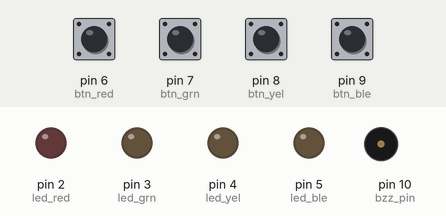
This sketch was run on a simulated Arduino Uno, built with avr-gcc and run on an emulated ATmega328P. Parts: output pins drawn as LEDs (lit = HIGH), buzzer (waves = sounding). Dashed ring = blinking. Inputs (shaded band) come from the test bench; at power-on: pin 6 (btn_red), pin 7 (btn_grn), pin 8 (btn_yel), pin 9 (btn_ble) LOW. Random numbers use the default seed unless the sketch sets one; what the sketch prints to the serial monitor is not drawn.

Above: at 2.8 s.
2.9 s: pin 6 (btn_red) pulled HIGH for 0.15 s
At 3.0 s:
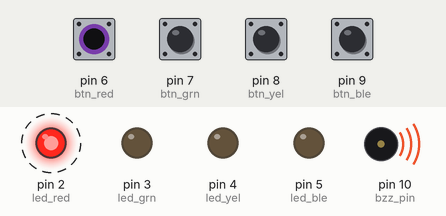
At 3.8 s:
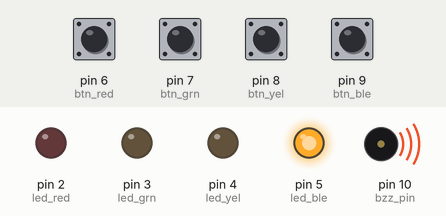
5.9 s: pin 7 (btn_grn) pulled HIGH for 0.15 s
At 9.7 s:
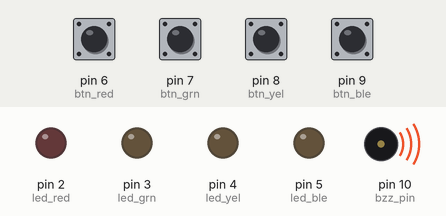
Timing chart, 0 to 14.9 s (numbered marks = the images above; inputs shaded):
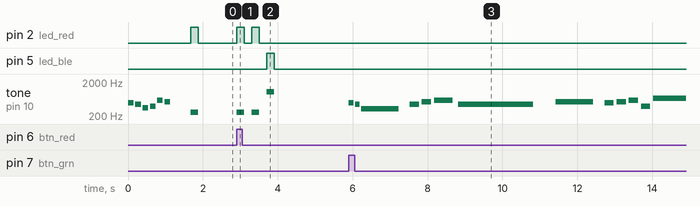

Measured:
- after the input at 2.9 s, pin 2 (led_red): alternates HIGH for 0.20 s and LOW for 0.20 s, 4 changes in all, then stays LOW, starting at once; pin 5 (led_ble): LOW → HIGH after 0.80 s, → LOW 0.20 s later; tone on pin 10 (bzz_pin): plays 262 Hz for 0.20 s, 262 Hz for 0.20 s, 1047 Hz for 0.20 s, starting at once
- by itself, tone on pin 10 (bzz_pin): plays 494 Hz for 0.15 s, 440 Hz for 0.15 s, 349 Hz for 0.15 s, 392 Hz for 0.15 s, 587 Hz for 0.15 s, 523 Hz for 0.15 s … (7 notes in this stretch)

The sketch:

genius-estrela.ino
```cpp
unsigned long millisANT = millis();
unsigned long millisATUAL = millis();

const int seq_size = 20;
int cor[20];

const int led_red = 2;
const int led_grn = 3;
const int led_yel = 4;
const int led_ble = 5;

const int btn_red = 6;
const int btn_grn = 7;
const int btn_yel = 8;
const int btn_ble = 9;

const int bzz_pin = 10;

#define red_sound 262
#define grn_sound 523
#define yel_sound 784
#define ble_sound 1047

void setup(){
    Serial.begin(9600);
    pinMode(led_red, OUTPUT);
    pinMode(led_grn, OUTPUT);
    pinMode(led_yel, OUTPUT);
    pinMode(led_ble, OUTPUT);
  	pinMode(bzz_pin, OUTPUT);
  	digitalWrite(bzz_pin, LOW);
    pinMode(btn_red, INPUT);
    pinMode(btn_grn, INPUT);
    pinMode(btn_yel, INPUT);
    pinMode(btn_ble, INPUT);
}

void init_sound() {
  const int melody[] = {494, 440, 349, 392, 587, 523};
  const int duration = 150;

  for (int i = 0; i < 6; i++) {
    tone(bzz_pin, melody[i], duration);
    delay(duration * 1.3);
  }

  noTone(bzz_pin);
}

void loss_sound() {
  const int melody[] = {
    494, 440, 330, 440, 523, 587,
    440, 523, 494, 523, 587, 392, 659
  };

  const int durations[] = {
    125, 125, 1000, 250, 250, 500,
    2000, 1000, 250, 250, 250, 250, 1000
  };

  const int numNotes = 13;

  for (int i = 0; i < numNotes; i++) {
    tone(bzz_pin, melody[i], durations[i]);
    delay(durations[i] * 1.3);
  }

  noTone(bzz_pin);
}

void ger_seq(){
  	randomSeed(analogRead(0));
    for (int i = 0; i < seq_size; i++){
        cor[i] = random(2,6);
    }
}

int read_btn(int btn_pin){
    millisATUAL = millis();
        while(millisATUAL - millisANT <= 10000){
            millisATUAL = millis();
            if (digitalRead(btn_pin)){
                Serial.print("ACERTO");
                return 1;
            }
            else if(
                btn_pin != btn_red && digitalRead(btn_red) ||
                btn_pin != btn_grn && digitalRead(btn_grn) ||
                btn_pin != btn_yel && digitalRead(btn_yel) ||
                btn_pin != btn_ble && digitalRead(btn_ble)
            ){
                Serial.print("ERRO\n");
                return 0;
            }
        }
    return 0;
}

int print_seq(int fim){
    for (int i = 0; i < fim; i++){
        Serial.print(i);
        Serial.print(": ");
        int valor = cor[i];
      	switch (valor) {
          case 2:
            tone(bzz_pin, red_sound, 200);
            break;
          case 3:
            tone(bzz_pin, grn_sound, 200);
            break;
          case 4:
            tone(bzz_pin, yel_sound, 200);
            break;
          case 5:
            tone(bzz_pin, ble_sound, 200);
            break;
          default:
            tone(bzz_pin, 131, 500);
            break;
        }
        digitalWrite(valor, HIGH);
      	delay(200);
        Serial.print(cor[i]);
      	Serial.print("\n");
        digitalWrite(valor, LOW);
      	delay(200);
    }
    for (int i = 0; i < fim; i++){
        Serial.print(i);
        Serial.print(": ");
        int valor = cor[i];
      	millisANT = millis();
        switch (valor) {
          case 2:
            if(!read_btn(btn_red)){
                return 0;
            }
            else{
                tone(bzz_pin, red_sound, 200);
            }
            break;
          case 3:
            if(!read_btn(btn_grn)){
                return 0;
            }
            else{
                tone(bzz_pin, grn_sound, 200);
            }
            break;
          case 4:
            if(!read_btn(btn_yel)){
                return 0;
            }
            else{
                tone(bzz_pin, yel_sound, 200);
            }
            break;
          case 5:
            if(!read_btn(btn_ble)){
                return 0;
            }
            else{
                tone(bzz_pin, ble_sound, 200);
            }
            break;
          default:
            tone(bzz_pin, 131, 500);
            break;
        }
        digitalWrite(valor, HIGH);
        delay(200);
        digitalWrite(valor, LOW);
      	delay(200);
        Serial.print("\n");
    }
    return 1;
}

int i = 1;

void loop(){
    Serial.print("\nLoop n: ");
    Serial.print(i);
    Serial.print("\n");
    ger_seq();
  	init_sound();
  	delay(500);
    for (int j = 0; j < seq_size + 1; j++){
      if(!print_seq(j)){
        loss_sound();
        delay(1000);
        return;
      }
    }
    i++;
}
```
